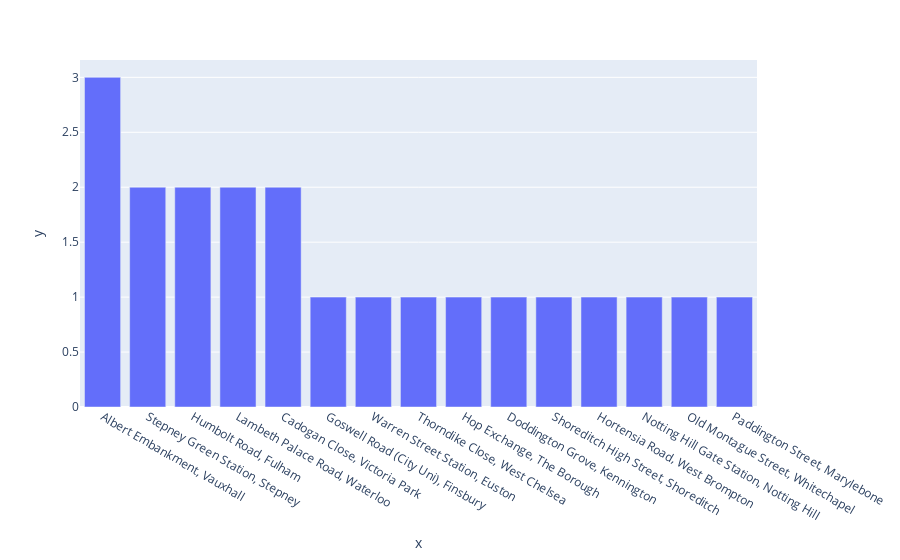

Notebook code cell kept with this figure:
### Code cell
# Most popular stations that are used to dock bikes into
fig = px.bar(x=df['EndStation Name'].value_counts()[:15].index, y=df['EndStation Name'].value_counts()[:15].values)
fig.show()

### Figure 1 — Plotly figure (JSON) as saved in the notebook; plotly's stock layout.template omitted (floating-point values rounded to 4 significant figures)
{"data": [{"alignmentgroup": "True", "hovertemplate": "x=%{x}<br>y=%{y}<extra></extra>", "legendgroup": "", "marker": {"color": "#636efa", "pattern": {"shape": ""}}, "name": "", "offsetgroup": "", "orientation": "v", "showlegend": false, "textposition": "auto", "type": "bar", "x": ["Albert Embankment, Vauxhall", "Stepney Green Station, Stepney", "Humbolt Road, Fulham", "Lambeth Palace Road, Waterloo", "Cadogan Close, Victoria Park", "Goswell Road (City Uni), Finsbury", "Warren Street Station, Euston", "Thorndike Close, West Chelsea", "Hop Exchange, The Borough", "Doddington Grove, Kennington", "Shoreditch High Street, Shoreditch", "Hortensia Road, West Brompton", "Notting Hill Gate Station, Notting Hill", "Old Montague Street, Whitechapel", "Paddington Street, Marylebone"], "xaxis": "x", "y": [3, 2, 2, 2, 2, 1, 1, 1, 1, 1, 1, 1, 1, 1, 1], "yaxis": "y"}], "layout": {"barmode": "relative", "legend": {"tracegroupgap": 0}, "margin": {"t": 60}, "xaxis": {"anchor": "y", "domain": [0, 1], "title": {"text": "x"}}, "yaxis": {"anchor": "x", "domain": [0, 1], "title": {"text": "y"}}}}
